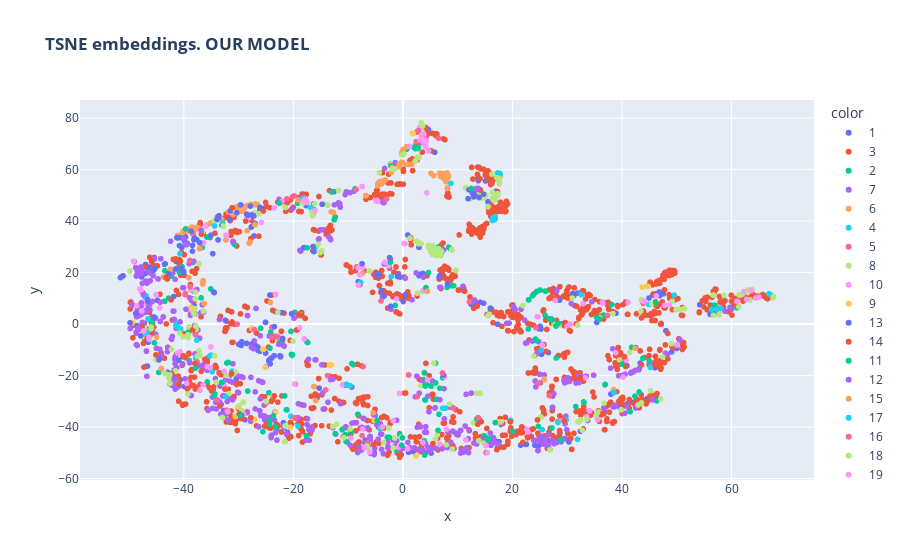

Here is the notebook cell this chart was saved with:
### Code cell
import plotly.express as px
import plotly

plotly.offline.init_notebook_mode(connected=True)
sections = list(map(str, okved_data['section_id'].values))

fig = px.scatter(x=embeddings_model_2d[1:, 0], y=embeddings_model_2d[1:, 1], color=sections,
                 title='<b>TSNE embeddings. OUR MODEL</b>', hover_name=okved_data['name_okved'])

fig
